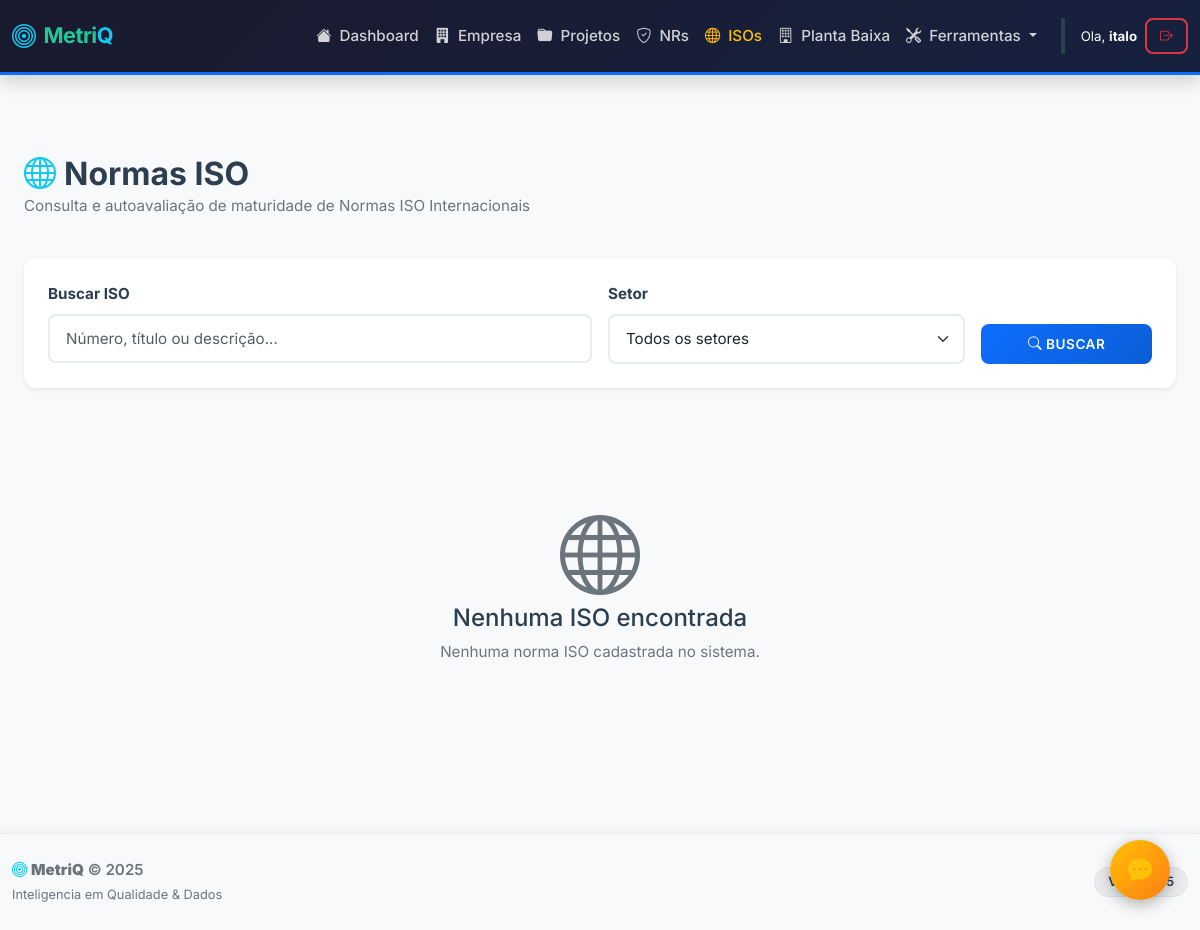
/iso (signed in), run on an earlier commit of the app's database.
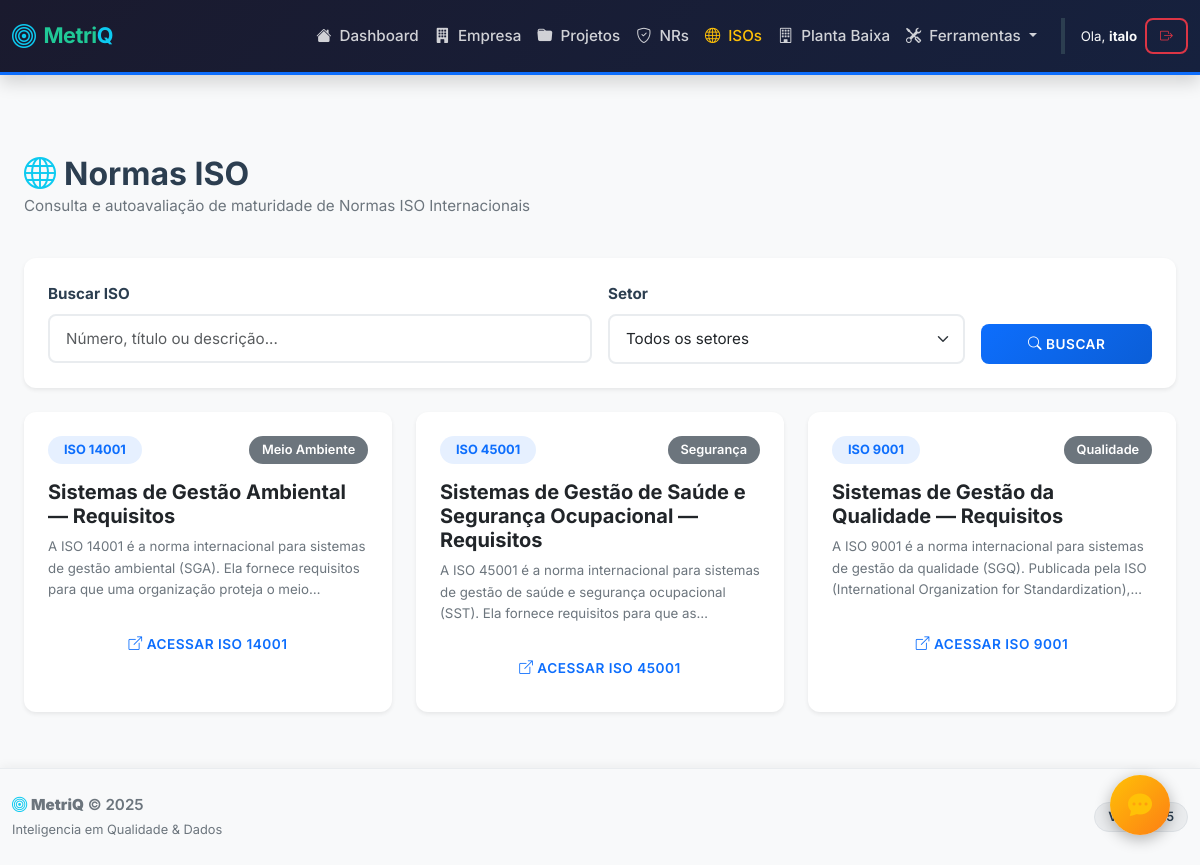
And on a later commit of the database.
### qualidade_flask/models.py (models this page shows, shortened)
class User(UserMixin, db.Model):
    id = db.Column(db.Integer, primary_key=True)
    username = db.Column(db.String(100), unique=True, nullable=False)
    password = db.Column(db.String(255), nullable=False)
    analises = db.relationship('Analise', backref='dono', lazy=True)
    empresas = db.relationship('Empresa', backref='usuario', lazy=True)

class NormaISO(db.Model):
    id = db.Column(db.Integer, primary_key=True)
    numero = db.Column(db.String(20), unique=True, nullable=False)
    titulo = db.Column(db.String(200), nullable=False)
    descricao = db.Column(db.Text)
    setor = db.Column(db.String(100))
    data_vigencia = db.Column(db.Date)
    link_oficial = db.Column(db.String(500))
    conteudo = db.Column(db.Text)
    palavras_chave = db.Column(db.JSON)
    perguntas = db.Column(db.JSON)
    glossario = db.Column(db.JSON)
    data_criacao = db.Column(db.DateTime, default=datetime.now)
    data_atualizacao = db.Column(db.DateTime, default=datetime.now, onupdate=datetime.now)
    checklists = db.relationship('ChecklistISO', backref='norma', lazy=True, cascade="all, delete-orphan")

### qualidade_flask/blueprints/iso.py (the view)
@iso.route('/iso')
@login_required
def lista_isos():
    busca = request.args.get('busca', '')
    setor_filtro = request.args.get('setor', '')
    query = NormaISO.query
    if busca:
        query = query.filter(
            (NormaISO.numero.ilike(f'%{busca}%')) |
            (NormaISO.titulo.ilike(f'%{busca}%')) |
            (NormaISO.descricao.ilike(f'%{busca}%'))
        )
    if setor_filtro:
        query = query.filter(NormaISO.setor == setor_filtro)
    normas = query.order_by(NormaISO.numero).all()
    setores = db.session.query(NormaISO.setor).distinct().all()
    setores = [s[0] for s in setores if s[0]]
    return render_template('iso/lista.html', normas=normas, setores=setores,
                          busca=busca, setor_filtro=setor_filtro)

### qualidade_flask/templates/iso/lista.html (shortened to what this page needs)
{% extends "base.html" %}
{% block content %}
<div class="container py-4">
    <div class="d-flex justify-content-between align-items-center mb-4">
        <div>
            <h2 class="fw-bold mb-0"><i class="bi bi-globe text-info me-2"></i>Normas ISO</h2>
            <p class="text-muted">Consulta e autoavaliação de maturidade de Normas ISO Internacionais</p>
        </div>
    </div>
    <div class="card border-0 shadow-sm mb-4">
        <div class="card-body p-4">
            <form action="{{ url_for('iso.lista_isos') }}" method="GET" class="row g-3">
                <div class="col-md-6">
                    <label class="form-label fw-bold">Buscar ISO</label>
                    <input type="text" name="busca" class="form-control"
                           placeholder="Número, título ou descrição..."
                           value="{{ busca }}">
                </div>
                <div class="col-md-4">
                    <label class="form-label fw-bold">Setor</label>
                    <select name="setor" class="form-select">
                        <option value="">Todos os setores</option>
                    </select>
                </div>
                <div class="col-md-2 d-flex align-items-end">
                    <button type="submit" class="btn btn-primary w-100">
                        <i class="bi bi-search me-1"></i>Buscar
                    </button>
                </div>
            </form>
        </div>
    </div>
    <div class="row g-4">
        {% if normas %}
            {% for norma in normas %}
            <div class="col-md-6 col-lg-4">
                <div class="card h-100 border-0 shadow-sm hover-shadow transition">
                    <div class="card-body">
                        <div class="d-flex justify-content-between align-items-start mb-3">
                            <span class="badge bg-primary bg-opacity-10 text-primary px-3 py-2 fw-bold">
                                {{ norma.numero }}
                            </span>
                            <span class="badge bg-secondary">{{ norma.setor }}</span>
                        </div>
                        <h5 class="card-title fw-bold mb-2">{{ norma.titulo }}</h5>
                        <p class="card-text text-muted small mb-4 line-clamp-3">
                            {{ norma.descricao }}
                        </p>
                        <a href="{{ url_for('iso.detalhe_iso', id=norma.id) }}" class="btn btn-outline-primary w-100">
                            <i class="bi bi-box-arrow-up-right me-1"></i>Acessar {{ norma.numero }}
                        </a>
                    </div>
                </div>
            </div>
            {% endfor %}
        {% else %}
            <div class="col-12 text-center py-5">
                <div class="bg-light rounded-4 p-5">
                    <i class="bi bi-globe display-1 text-muted mb-3"></i>
                    <h4>Nenhuma ISO encontrada</h4>
                    <p class="text-muted">
                        {% if busca or setor_filtro %}
                            Tente ajustar os filtros de busca.
                        {% else %}
                            Nenhuma norma ISO cadastrada no sistema.
                        {% endif %}
                    </p>
                </div>
            </div>
        {% endif %}
    </div>
</div>
{% endblock %}

### qualidade_flask/templates/base.html (shortened to what this page needs)
<!DOCTYPE html>
<html lang="pt-br">
<head>
    <link href="https://cdn.jsdelivr.net/npm/bootstrap@5.3.0/dist/css/bootstrap.min.css" rel="stylesheet">
    <link rel="stylesheet" href="https://cdn.jsdelivr.net/npm/bootstrap-icons@1.10.5/font/bootstrap-icons.css">
    <link rel="stylesheet" href="{{ url_for('static', filename='css/style.css') }}">
</head>
<body class="d-flex flex-column min-vh-100">
    <nav class="navbar navbar-expand-lg navbar-dark bg-dark d-print-none">
        <div class="container">
            <a class="navbar-brand fw-bold d-flex align-items-center brand-text" href="/">
                <i class="bi bi-bullseye me-2 fs-4 text-info"></i>
                <span>Metri<span class="text-info">Q</span>
            </a>
            <div class="collapse navbar-collapse" id="navbarNav">
                <ul class="navbar-nav ms-auto align-items-center">
                    <li class="nav-item">
                        <a class="nav-link {{ 'active' if request.endpoint == 'main.index' }}" href="/">
                            <i class="bi bi-house-fill me-1"></i> Dashboard
                        </a>
                    </li>
                    <li class="nav-item">
                        <a class="nav-link {{ 'active' if request.endpoint and request.endpoint.startswith('empresa') }}" href="/empresas">
                            <i class="bi bi-building-fill me-1"></i> Empresa
                        </a>
                    </li>
                    <li class="nav-item">
                        <a class="nav-link {{ 'active' if request.endpoint == 'projects.lista_projetos' }}" href="/projetos">
                            <i class="bi bi-folder-fill me-1"></i> Projetos
                        </a>
                    </li>
                    <li class="nav-item">
                        <a class="nav-link {{ 'active' if request.endpoint == 'nr.lista_nrs' }}" href="/nr">
                            <i class="bi bi-shield-check me-1"></i> NRs
                        </a>
                    </li>
                    <li class="nav-item">
                        <a class="nav-link {{ 'active' if request.endpoint == 'iso.lista_isos' }}" href="/iso">
                            <i class="bi bi-globe me-1"></i> ISOs
                        </a>
                    </li>
                    <li class="nav-item">
                        <a class="nav-link {{ 'active' if request.endpoint and request.endpoint.startswith('planta_baixa') }}" href="{{ url_for('planta_baixa.lista') }}">
                            <i class="bi bi-building me-1"></i> Planta Baixa
                        </a>
                    </li>
                    <li class="nav-item dropdown">
                        <a class="nav-link dropdown-toggle" href="#" role="button" data-bs-toggle="dropdown" aria-expanded="false">
                            <i class="bi bi-tools me-1"></i> Ferramentas
                        </a>
                    </li>
                    {% if current_user.is_authenticated %}
                        <li class="nav-item ms-lg-3 border-start border-secondary ps-lg-3 mt-2 mt-lg-0">
                            <div class="d-flex align-items-center gap-2">
                                <span class="text-light small">Ola, <strong>{{ current_user.username }}</strong></span>
                                <a href="/logout" class="btn btn-sm btn-outline-danger" title="Sair">
                                    <i class="bi bi-box-arrow-right"></i>
                                </a>
                            </div>
                        </li>
                    {% endif %}
                </ul>
            </div>
    </nav>
    <main class="flex-grow-1">
        <div class="container mt-4">
            {% block content %}{% endblock %}
        </div>
    </main>
    <footer class="d-print-none bg-light border-top py-4 mt-auto">
        <div class="container">
            <div class="row align-items-center">
                <div class="col-md-6 text-center text-md-start">
                    <p class="mb-0 text-muted">
                        <i class="bi bi-bullseye text-info"></i>
                        <strong>MetriQ</strong> &copy; 2025
                    </p>
                    <small class="text-muted" style="font-size: 0.8rem;">Inteligencia em Qualidade & Dados</small>
                </div>
                <div class="col-md-6 text-md-end text-center mt-2 mt-md-0">
                    <span class="badge bg-secondary bg-opacity-10 text-dark border">Versao 5.5</span>
                </div>
        </div>
    </footer>
    <a id="btnFeedback" href="https://docs.google.com/forms/d/e/1FAIpQLSc6ZJWx9LMAzcBPMMdcK3FHIyoWjjz7ik7XjiTRzf5Kar_DFA/viewform?usp=sharing&ouid=112551274773752880388" target="_blank" title="Deixe seu Feedback" class="text-decoration-none">
        <i class="bi bi-chat-dots-fill text-warning fs-4"></i>
    </a>
</body>
</html>

### qualidade_flask/static/css/style.css (style rules this page uses)
:root { --primary: #0d6efd; --secondary: #6c757d; --success: #198754; --danger: #dc3545; --warning: #ffc107; --info: #0dcaf0; --light: #f8f9fa; --dark: #212529; --shadow-sm: 0 0.125rem 0.25rem rgba(0, 0, 0, 0.075); --shadow: 0 0.5rem 1rem rgba(0, 0, 0, 0.15); --shadow-lg: 0 1rem 3rem rgba(0, 0, 0, 0.175); --transition: all 0.3s cubic-bezier(0.4, 0, 0.2, 1); }
* { margin: 0; padding: 0; box-sizing: border-box; }
html, body { height: 100%; }
body { font-family: 'Inter', 'Segoe UI', Roboto, Helvetica, Arial, sans-serif; font-size: 0.95rem; line-height: 1.6; color: #2c3e50; background: #f8f9fa; min-height: 100vh; display: flex; flex-direction: column; }
.navbar { background: linear-gradient(135deg, #1a1a2e 0%, #16213e 100%); box-shadow: var(--shadow); border-bottom: 3px solid var(--primary); padding: 1rem 0; }
.navbar-brand { font-weight: 700; font-size: 1.4rem; letter-spacing: 0.5px; color: white !important; transition: var(--transition); }
.navbar-dark .navbar-nav .nav-link { color: rgba(255, 255, 255, 0.8) !important; transition: var(--transition); font-weight: 500; }
.navbar-dark .navbar-nav .nav-link:hover, .navbar-dark .navbar-nav .nav-link.active { color: #ffc107 !important; }
main { flex: 1; padding: 2rem 0; }
.container { max-width: 1200px; }
.card { border: none; border-radius: 12px; box-shadow: var(--shadow); transition: var(--transition); overflow: hidden; background: white; }
.card-body { padding: 1.5rem; }
.btn { border: none; border-radius: 8px; font-weight: 600; padding: 0.6rem 1.2rem; transition: var(--transition); text-transform: uppercase; font-size: 0.85rem; letter-spacing: 0.5px; }
.btn-primary { background: linear-gradient(135deg, #0d6efd 0%, #0b5ed7 100%); color: white; }
.btn-outline-danger { color: #dc3545; border: 2px solid #dc3545; }
.btn-sm { padding: 0.4rem 0.8rem; font-size: 0.8rem; }
.form-control, .form-select { border: 2px solid #e9ecef; border-radius: 8px; padding: 0.7rem 1rem; transition: var(--transition); font-size: 0.95rem; }
.form-label { font-weight: 600; color: #2c3e50; margin-bottom: 0.5rem; }
.badge { padding: 0.5rem 0.8rem; border-radius: 20px; font-weight: 600; font-size: 0.8rem; }
footer { background: white; border-top: 2px solid #e9ecef; padding: 2rem 0; margin-top: auto; box-shadow: 0 -2px 10px rgba(0, 0, 0, 0.05); }
footer p { font-weight: 600; color: #2c3e50; }
footer small { color: #6c757d; }
.text-muted { color: #6c757d !important; }
.text-dark { color: #2c3e50 !important; }
.bg-light { background: #f8f9fa !important; }
.shadow-sm { box-shadow: var(--shadow-sm) !important; }
.border-start { border-left: 4px solid !important; }
.border-top { border-top: 1px solid #e9ecef !important; }
:root { --brand-color: #6610f2; --brand-dark: #4d0cba; --brand-accent: #20c997; --sidebar-bg: #0f172a; }
.brand-text { font-family: 'Inter', sans-serif; font-size: 24px; font-weight: 800; color: white; letter-spacing: -0.5px; line-height: 1; }
.brand-text span { color: var(--brand-accent); }
#btnFeedback { position: fixed; bottom: 30px; right: 30px; width: 60px; height: 60px; background: linear-gradient(135deg, #ffc107 0%, #fd7e14 100%); color: white; border-radius: 50%; font-size: 24px; text-decoration: none; box-shadow: 0 4px 15px rgba(0,0,0,0.3); z-index: 1050; transition: transform 0.3s, box-shadow 0.3s; display: flex; align-items: center; justify-content: center; }

### qualidade_flask/templates/base.html (style rules this page uses)
body { font-family: 'Inter', sans-serif; }
.brand-text { letter-spacing: -0.5px; font-size: 1.35rem; }

### qualidade_flask/templates/iso/lista.html (style rules this page uses)
.transition { transition: all 0.3s ease; }
.line-clamp-3 { display: -webkit-box; -webkit-line-clamp: 3; -webkit-box-orient: vertical; overflow: hidden; }

What changed in the data, as far as the page shows it:
added NormaISO: numero "ISO 14001", setor "Meio Ambiente", titulo "Sistemas de Gestão Ambiental — Requisitos", descricao "A ISO 14001 é a norma internacional para sistemas de gestão ambiental (SGA). Ela fornece requisitos para que uma organização proteja o…"
added NormaISO: numero "ISO 45001", setor "Segurança", titulo "Sistemas de Gestão de Saúde e Segurança Ocupacional — Requisitos", descricao "A ISO 45001 é a norma internacional para sistemas de gestão de saúde e segurança ocupacional (SST). Ela fornece requisitos para que…"
added NormaISO: numero "ISO 9001", setor "Qualidade", titulo "Sistemas de Gestão da Qualidade — Requisitos", descricao "A ISO 9001 é a norma internacional para sistemas de gestão da qualidade (SGQ). Publicada pela ISO (International Organization for…"
Also different on the page:
text no longer shown: "Nenhuma ISO encontrada Nenhuma norma ISO cadastrada no sistema."
